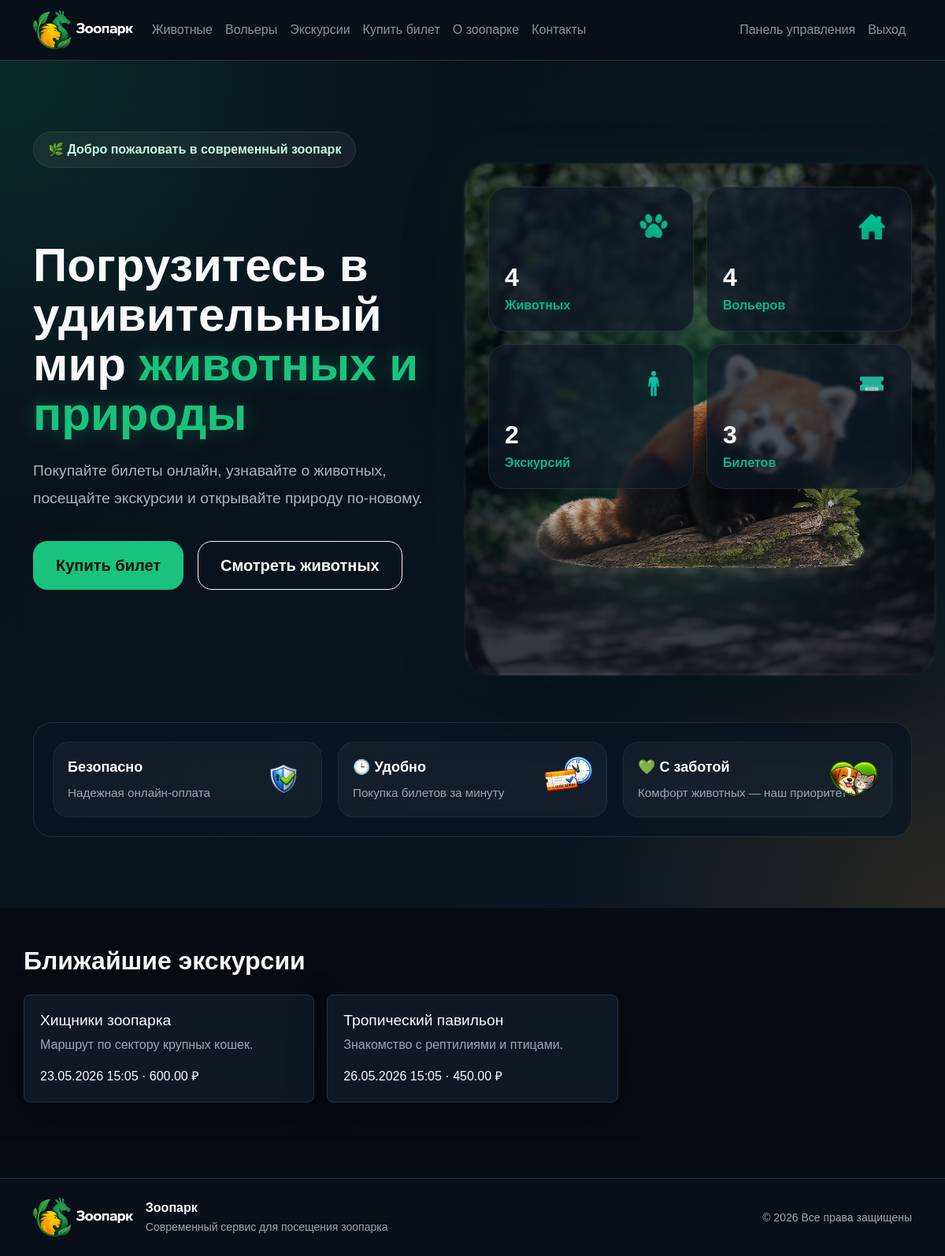
Screenshot of /index.php (signed in) with the database file from the repository.
### tables this page shows
CREATE TABLE excursions (
    id INT AUTO_INCREMENT PRIMARY KEY,
    employee_id INT NOT NULL,
    title VARCHAR(160) NOT NULL,
    description TEXT,
    start_time DATETIME NOT NULL,
    duration_minutes INT NOT NULL,
    max_people INT NOT NULL,
    price DECIMAL(10,2) NOT NULL DEFAULT 0,
    is_active BOOLEAN NOT NULL DEFAULT TRUE,
    CONSTRAINT fk_excursions_employee FOREIGN KEY (employee_id) REFERENCES employees(id)
);

### config/db.php (called while the page is built, shortened)
<?php
function db(): PDO
{
    static $pdo = null;
    if ($pdo instanceof PDO) {
        return $pdo;
    }
    $dsn = 'mysql:host=' . DB_HOST . ';dbname=' . DB_NAME . ';charset=' . DB_CHARSET;
    $pdo = new PDO($dsn, DB_USER, DB_PASS, [
        PDO::ATTR_ERRMODE => PDO::ERRMODE_EXCEPTION,
        PDO::ATTR_DEFAULT_FETCH_MODE => PDO::FETCH_ASSOC,
        PDO::ATTR_EMULATE_PREPARES => false,
    ]);
    return $pdo;
}

### includes/functions.php (called while the page is built, shortened)
<?php
require_once __DIR__ . '/../config/db.php';
function e(?string $value): string
{
    return htmlspecialchars((string)$value, ENT_QUOTES | ENT_SUBSTITUTE, 'UTF-8');
}

### index.php (the view, shortened to what this page needs)
<?php require __DIR__ . '/templates/header.php'; ?>
<div class="site-container">
    <section class="hero hero-zoo section-padding">
    <div class="container">
                <div class="hero-badge">
                    🌿 Добро пожаловать в современный зоопарк
                </div>
        <div class="hero-wrapper">
            <div class="hero-left">
                <h1 class="hero-title">
                    Погрузитесь в удивительный мир
                    <span>животных и природы</span>
                </h1>
                <p class="hero-description">
                    Покупайте билеты онлайн, узнавайте о животных,
                    посещайте экскурсии и открывайте природу по-новому.
                </p>
                <div class="hero-actions">
                    <a class="btn btn-accent btn-lg hero-btn" href="tickets.php">
                        Купить билет
                    </a>
                    <a class="btn btn-outline-light btn-lg hero-btn" href="animals.php">
                        Смотреть животных
                    </a>
                </div>
            </div>
            <div class="hero-right">
                <div class="hero-image-wrapper">
  <img
                        class="hero-animal"
                        src="<?= BASE_URL ?>/assets/images/red-panda.png"
                        alt="Красная панда"
                    >
                    <div class="metric-grid hero-metrics">
                        <?php
                        $stats = [
                            [
                                'Животных',
                                db()->query('SELECT COUNT(*) FROM animals WHERE is_active=1')->fetchColumn(),
                                '<img src="assets/images/lapa.png" alt="paw" width="60" height="60">'
                            ],
                            [
                                'Вольеров',
                                db()->query('SELECT COUNT(*) FROM enclosures')->fetchColumn(),
                                '<img src="assets/images/home.png" alt="home" width="60" height="60">'
                            ],
                            [
                                'Экскурсий',
                                db()->query('SELECT COUNT(*) FROM excursions WHERE is_active=1')->fetchColumn(),
                                '<img src="assets/images/men.png" alt="excursion" width="60" height="60">'
                            ],
                            [
                                'Билетов',
                                db()->query('SELECT COUNT(*) FROM ticket_types')->fetchColumn(),
                                '<img src="assets/images/ticket.png" alt="ticket" width="60" height="60">'
                            ],
                        ];
                        foreach ($stats as $stat): ?>
                            <div class="metric-card">
                                <div class="metric-icon"><?= $stat[2] ?></div>
                                <span><?= e((string)$stat[1]) ?></span>
                                <small><?= e($stat[0]) ?></small>
                            </div>
                        <?php endforeach; ?>
                    </div>
                </div>
            </div>
        </div>
          <div class="hero-benefits">
                    <div>
                        <img src="<?= BASE_URL ?>/assets/images/shield-icon.png" alt="">
                        <strong> Безопасно</strong>
                        <span>Надежная онлайн-оплата</span>
                    </div>
                    <div>
                          <img src="<?= BASE_URL ?>/assets/images/time-icon.png" alt="">
                        <strong>🕒 Удобно</strong>
                        <span>Покупка билетов за минуту</span>
                    </div>
                    <div>
                          <img src="<?= BASE_URL ?>/assets/images/live-icon.png" alt="">
                        <strong>💚 С заботой</strong>
                        <span>Комфорт животных — наш приоритет</span>
                    </div>
                </div>
             </div>
</section>
<section class="container py-5 section-padding">
    <h2 class="section-title">Ближайшие экскурсии</h2>
    <div class="row g-3">
        <?php foreach (db()->query('SELECT * FROM view_excursions_full WHERE is_active=1 ORDER BY start_time LIMIT 3') as $ex): ?>
            <div class="col-md-4">
                <div class="app-card h-100">
                    <h3><?= e($ex['title']) ?></h3>
                    <p class="text-secondary"><?= e($ex['description']) ?></p>
                    <div><?= date('d.m.Y H:i', strtotime($ex['start_time'])) ?> · <?= e((string)$ex['price']) ?> ₽</div>
                </div>
            </div>
        <?php endforeach; ?>
    </div>
</section>
</div>
<?php require __DIR__ . '/templates/footer.php'; ?>

### rows the page displays
excursions: title "Хищники зоопарка", description "Маршрут по сектору крупных кошек.", start_time "23.05.2026 15:05", price "600.00"
excursions: title "Тропический павильон", description "Знакомство с рептилиями и птицами.", start_time "26.05.2026 15:05", price "450.00"

### other values shown
$stat[1] "4"
$stat[0] "Животных"
$stat[0] "Вольеров"
$stat[1] "2"
$stat[0] "Экскурсий"
$stat[1] "3"
$stat[0] "Билетов"
